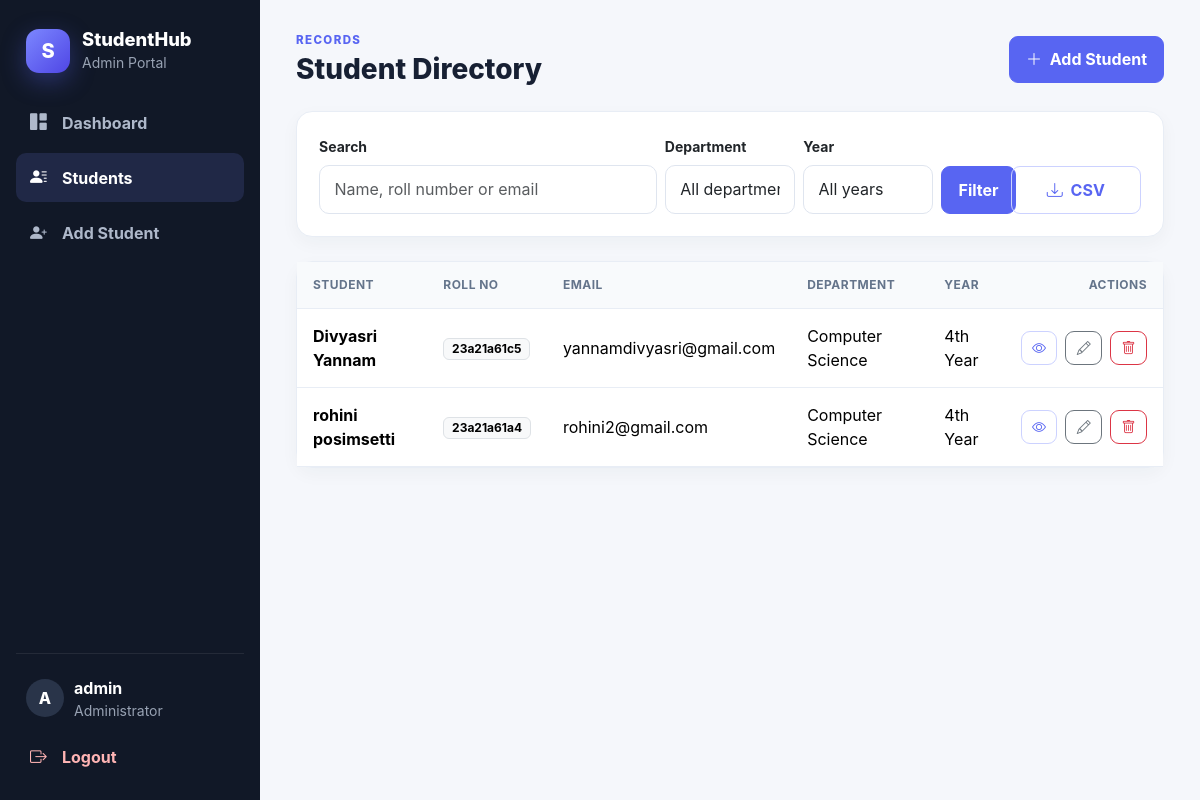
The app's page /students/ (signed in) with its own data.
### students/models.py (models this page shows, shortened)
class Student(models.Model):
    GENDER_CHOICES = [
        ('Male', 'Male'),
        ('Female', 'Female'),
        ('Other', 'Other'),
    ]
    DEPARTMENT_CHOICES = [
        ('Computer Science', 'Computer Science'),
        ('Information Technology', 'Information Technology'),
        ('Electronics', 'Electronics'),
        ('Mechanical', 'Mechanical'),
        ('Civil', 'Civil'),
    ]
    YEAR_CHOICES = [
        ('1st Year', '1st Year'),
        ('2nd Year', '2nd Year'),
        ('3rd Year', '3rd Year'),
        ('4th Year', '4th Year'),
    ]
    name = models.CharField(max_length=100)
    roll_number = models.CharField(max_length=20, unique=True)
    email = models.EmailField(unique=True)
    phone_number = models.CharField(max_length=15)
    gender = models.CharField(max_length=10, choices=GENDER_CHOICES)
    date_of_birth = models.DateField()
    department = models.CharField(max_length=50, choices=DEPARTMENT_CHOICES)
    year = models.CharField(max_length=20, choices=YEAR_CHOICES)
    address = models.TextField()
    created_at = models.DateTimeField(auto_now_add=True)
    updated_at = models.DateTimeField(auto_now=True)
    class Meta:
        ordering = ['name']

### students/views.py (the view, shortened to what this page needs)
# urls.py: path('students/', views.student_list, name='student_list'),
@login_required(login_url='login')
def student_list(request):
    query = request.GET.get('q', '').strip()
    department = request.GET.get('department', '').strip()
    year = request.GET.get('year', '').strip()
    students = Student.objects.all()
    if query:
        students = students.filter(
            Q(name__icontains=query)
            | Q(roll_number__icontains=query)
            | Q(email__icontains=query)
        )
    if department:
        students = students.filter(department=department)
    if year:
        students = students.filter(year=year)
    context = {
        'students': students,
        'query': query,
        'department': department,
        'year': year,
        'department_choices': Student.DEPARTMENT_CHOICES,
        'year_choices': Student.YEAR_CHOICES,
    }
    return render(request, 'student_list.html', context)

### templates/student_list.html (shortened to what this page needs)
{% extends 'base.html' %}
{% block content %}
<div class="page-header">
    <div><p class="section-label">Records</p><h2>Student Directory</h2></div>
    <a href="{% url 'add_student' %}" class="btn btn-primary"><i class="bi bi-plus-lg me-1"></i> Add Student</a>
</div>
<div class="card filter-card mb-4">
    <div class="card-body">
        <form method="get" class="row g-2 align-items-end">
            <div class="col-lg-5">
                <label class="form-label small fw-bold">Search</label>
                <input type="text" class="form-control" name="q" value="{{ query }}" placeholder="Name, roll number or email">
            </div>
            <div class="col-sm-6 col-lg-2">
                <label class="form-label small fw-bold">Department</label>
                <select class="form-select" name="department">
                    <option value="">All departments</option>
                </select>
            </div>
            <div class="col-sm-6 col-lg-2">
                <label class="form-label small fw-bold">Year</label>
                <select class="form-select" name="year">
                    <option value="">All years</option>
                </select>
            </div>
            <div class="col-sm-6 col-lg-1 d-grid"><button type="submit" class="btn btn-primary">Filter</button></div>
            <div class="col-sm-6 col-lg-2 d-grid">
                <button type="submit" name="export" value="csv" class="btn btn-outline-primary"><i class="bi bi-download me-1"></i> CSV</button>
            </div>
        </form>
    </div>
</div>
<div class="card">
    <div class="card-body p-0">
        {% if students %}
        <div class="table-responsive">
            <table class="table table-hover align-middle mb-0">
                <thead><tr><th>Student</th><th>Roll No</th><th>Email</th><th>Department</th><th>Year</th><th class="text-end">Actions</th></tr></thead>
                <tbody>
                    {% for student in students %}
                    <tr>
                        <td><strong>{{ student.name }}</strong></td><td><span class="badge text-bg-light border">{{ student.roll_number }}</span></td>
                        <td>{{ student.email }}</td><td>{{ student.department }}</td><td>{{ student.year }}</td>
                        <td><div class="table-actions d-flex justify-content-end gap-2">
                            <a href="{% url 'student_profile' student.pk %}" class="btn btn-sm btn-outline-primary" title="View"><i class="bi bi-eye"></i></a>
                            <a href="{% url 'update_student' student.pk %}" class="btn btn-sm btn-outline-secondary" title="Edit"><i class="bi bi-pencil"></i></a>
                            <a href="{% url 'delete_student' student.pk %}" class="btn btn-sm btn-outline-danger" title="Delete"><i class="bi bi-trash"></i></a>
                        </div></td>
                    </tr>
                    {% endfor %}
                </tbody>
            </table>
        </div>
        {% else %}<div class="empty-state"><i class="bi bi-search"></i>No student records match your filters.</div>{% endif %}
    </div>
</div>
{% endblock %}

### templates/base.html (shortened to what this page needs)
{% load static %}
<!DOCTYPE html>
<html lang="en">
<head>
    <link href="https://cdn.jsdelivr.net/npm/bootstrap@5.3.3/dist/css/bootstrap.min.css" rel="stylesheet">
    <link href="https://cdn.jsdelivr.net/npm/bootstrap-icons@1.11.3/font/bootstrap-icons.css" rel="stylesheet">
    <link rel="stylesheet" href="{% static 'css/style.css' %}">
</head>
<body>
    <div class="app-shell">
        {% if request.user.is_authenticated %}
        <aside class="sidebar">
            <div class="brand-box">
                <div class="brand-logo">S</div>
                <div>
                    <h3>StudentHub</h3>
                    <small>Admin Portal</small>
                </div>
            </div>
            <nav class="nav flex-column sidebar-nav">
                <a class="nav-link {% if request.resolver_match.url_name == 'dashboard' %}active{% endif %}" href="{% url 'dashboard' %}">
                    <i class="bi bi-grid-1x2-fill"></i><span>Dashboard</span>
                </a>
                <a class="nav-link {% if request.resolver_match.url_name == 'student_list' %}active{% endif %}" href="{% url 'student_list' %}">
                    <i class="bi bi-person-lines-fill"></i><span>Students</span>
                </a>
                <a class="nav-link {% if request.resolver_match.url_name == 'add_student' %}active{% endif %}" href="{% url 'add_student' %}">
                    <i class="bi bi-person-plus-fill"></i><span>Add Student</span>
                </a>
            </nav>
            <div class="sidebar-footer">
                <div class="admin-mini">
                    <div class="admin-avatar">{{ request.user.username|first|upper }}</div>
                    <div>
                        <strong>{{ request.user.username }}</strong>
                        <small>Administrator</small>
                    </div>
                </div>
                <a class="nav-link logout-link" href="{% url 'logout' %}">
                    <i class="bi bi-box-arrow-right"></i><span>Logout</span>
                </a>
            </div>
        </aside>
        {% endif %}
        <main class="main-content">
            {% block content %}{% endblock %}
        </main>
    </div>
</body>
</html>

### static/css/style.css (style rules this page uses)
:root { --primary: #5865f2; --primary-dark: #454ecb; --ink: #172033; --muted: #718096; --surface: #ffffff; --canvas: #f5f7fb; --border: #e8edf5; }
* { box-sizing: border-box; }
body { margin: 0; font-family: Inter, 'Segoe UI', system-ui, -apple-system, sans-serif; background: var(--canvas); color: var(--ink); }
.app-shell { display: flex; min-height: 100vh; }
.sidebar { width: 260px; background: #111827; color: #fff; padding: 24px 16px 18px; position: sticky; top: 0; height: 100vh; display: flex; flex-direction: column; }
.brand-box { display: flex; align-items: center; gap: 12px; padding: 4px 10px 24px; }
.brand-box h3 { margin: 0; font-size: 1.15rem; font-weight: 800; }
.brand-box small { color: #98a2b3; }
.brand-logo { width: 44px; height: 44px; border-radius: 13px; display: grid; place-items: center; background: linear-gradient(135deg, #7c87ff, #4f46e5); font-size: 1.25rem; font-weight: 800; box-shadow: 0 8px 24px rgba(88, 101, 242, .35); }
.sidebar-nav { gap: 6px; }
.sidebar .nav-link { color: #aeb8ca; padding: 12px 14px; border-radius: 10px; display: flex; align-items: center; gap: 12px; font-weight: 650; }
.sidebar .nav-link i { width: 20px; font-size: 1.05rem; }
.sidebar .nav-link:hover, .sidebar .nav-link.active { background: rgba(124, 135, 255, .14); color: #fff; }
.sidebar-footer { margin-top: auto; border-top: 1px solid rgba(255,255,255,.08); padding-top: 14px; }
.admin-mini { display: flex; align-items: center; gap: 10px; padding: 8px 10px 12px; }
.admin-mini div:last-child { display: flex; flex-direction: column; }
.admin-mini small { color: #98a2b3; }
.admin-avatar { width: 38px; height: 38px; border-radius: 50%; display: grid; place-items: center; background: #293449; color: #fff; font-weight: 800; }
.logout-link { color: #ffb4b4 !important; }
.main-content { flex: 1; min-width: 0; padding: 32px 36px 48px; }
.page-header { display: flex; justify-content: space-between; align-items: center; margin-bottom: 24px; gap: 16px; }
.section-label { margin: 0 0 4px; color: var(--primary); font-size: .72rem; font-weight: 800; letter-spacing: .12em; text-transform: uppercase; }
.page-header h2 { margin: 0; font-size: 1.75rem; font-weight: 800; color: var(--ink); }
.card { border: 1px solid var(--border) !important; border-radius: 16px !important; background: var(--surface); box-shadow: 0 6px 18px rgba(31, 45, 61, .04) !important; }
.card-body { padding: 22px; }
.form-control, .form-select { border: 1px solid #dfe5ef; border-radius: 10px; padding: .72rem .9rem; background: #fff; }
.btn { border-radius: 9px; padding: .68rem 1rem; font-weight: 750; }
.btn-primary { background: var(--primary); border-color: var(--primary); }
.btn-outline-primary { color: var(--primary); border-color: #ccd2ff; }
.table { --bs-table-hover-bg: #f8faff; }
.table thead th { background: #f8fafc; color: #64748b; font-size: .75rem; text-transform: uppercase; letter-spacing: .04em; border-bottom: 1px solid var(--border); padding: 14px 16px; }
.table td { padding: 15px 16px; border-color: var(--border); }
.table-actions .btn { padding: .35rem .65rem; }
.filter-card { background: #fff; }

### records on screen
Student: name "Divyasri Yannam", roll_number "23a21a61c5", email "yannamdivyasri@gmail.com", department "Computer Science", year "4th Year"
Student: name "rohini posimsetti", roll_number "23a21a61a4", email "rohini2@gmail.com", department "Computer Science", year "4th Year"

### other values on screen
{{ request.user.username|first|upper }} "A"
{{ request.user.username }} "admin"
